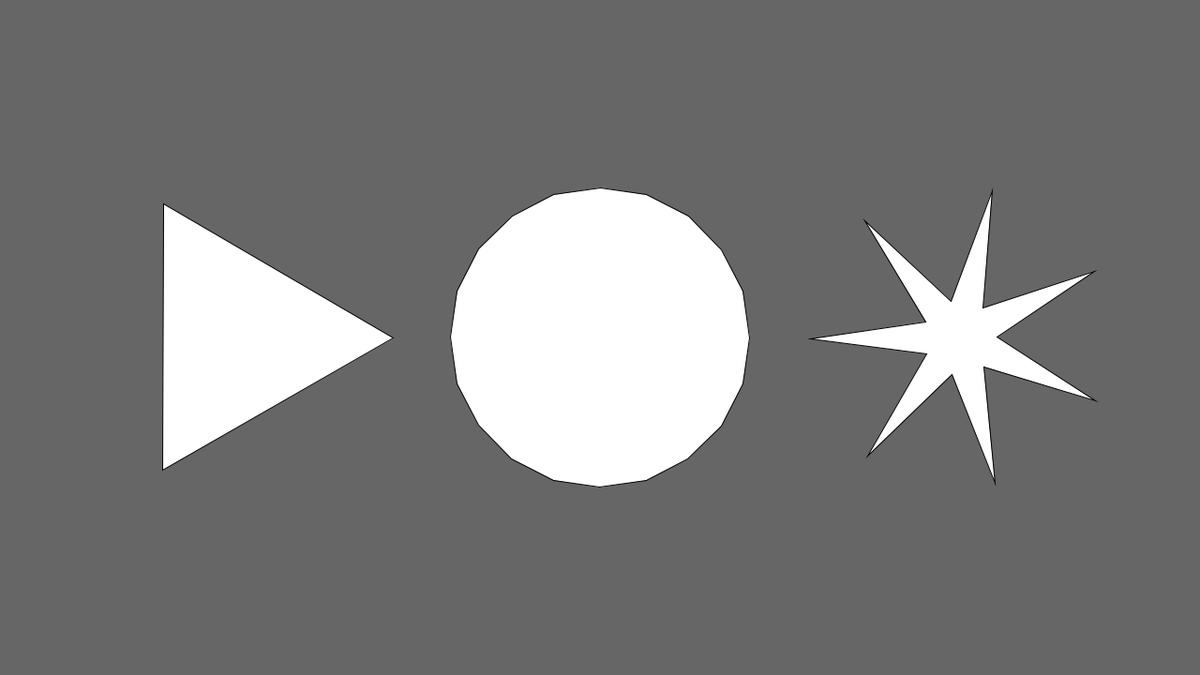
Frame 1 (no input)
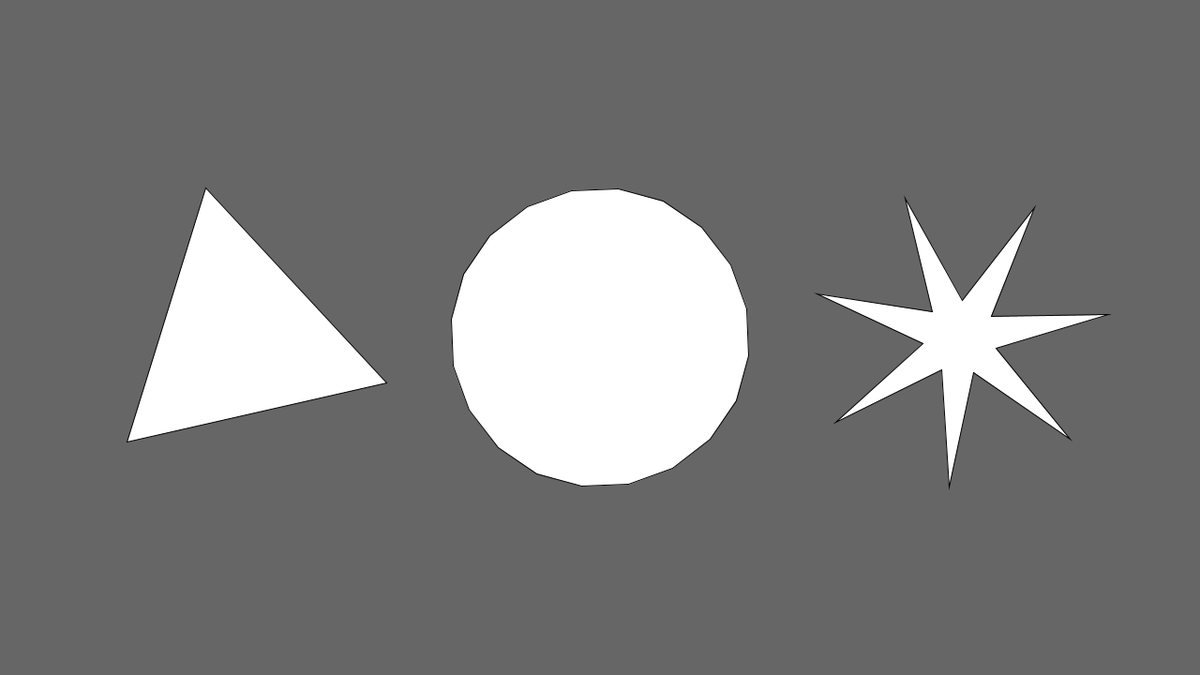
Frame 60 (the mouse pressed at the canvas centre just before this capture)
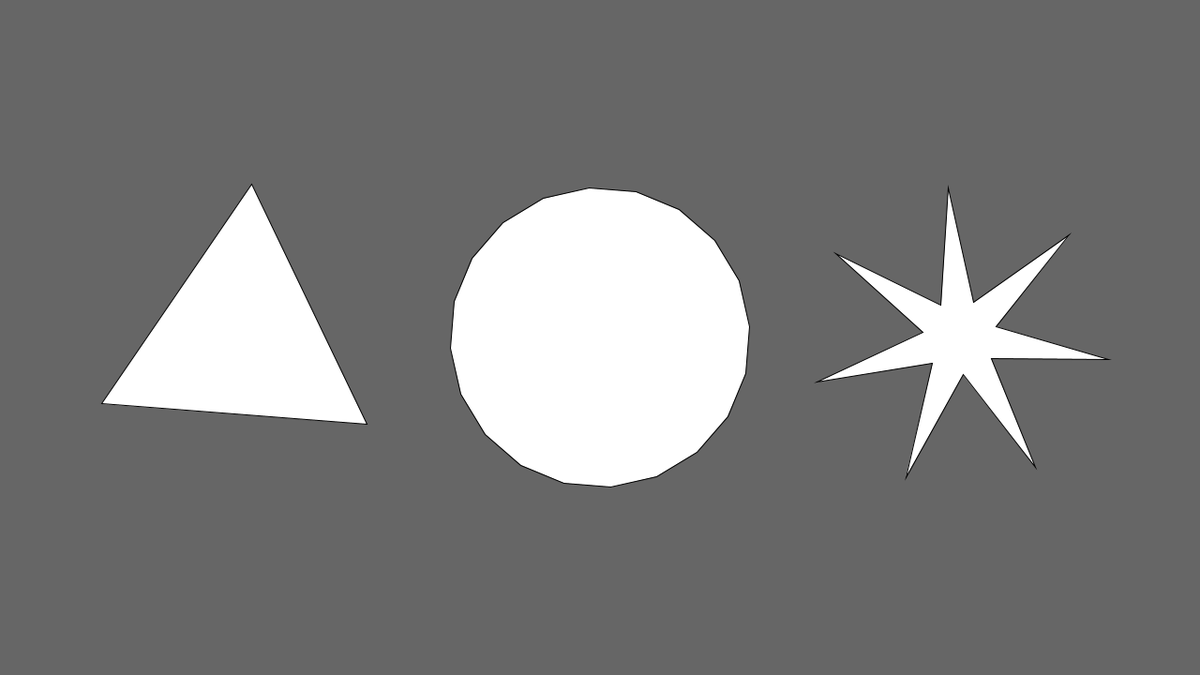
Frame 120 (the mouse held since frame 60 and released just before this capture)

The Processing sketch that drew these frames (run headless with seeded random() and noise(); from frame 60 on, the mouse is pressed at the canvas centre):

// Processing sketch: regularPolygon
// ── regularPolygon.pde
void setup() {
  size(1280, 720);
}

void draw() {
  background(102);
  
  int mult = 2;
  
  pushMatrix();
  translate(width*0.2, height*0.5);
  rotate(frameCount / 200.0);
  polygon(0, 0, 82*mult, 3);  
  popMatrix();
  
  pushMatrix();
  translate(width*0.5, height*0.5);
  rotate(frameCount / 500.0);
  polygon(0, 0, 80*mult, 20); 
  popMatrix();
  
  pushMatrix();
  translate(width*0.8, height*0.5);
  rotate(frameCount / -100.0);
  star(0, 0, 80*mult,80/mult, 7);
  popMatrix();
}

void polygon(float x, float y, float radius, int npoints) {
  float angle = TWO_PI / npoints;
  beginShape();
  for (float a = 0; a < TWO_PI; a += angle) {
    float sx = x + cos(a) * radius;
    float sy = y + sin(a) * radius;
    vertex(sx, sy);
  }
  endShape(CLOSE);
}

void star(float x, float y, float radius1, float radius2, int npoints) {
  float angle = TWO_PI / npoints;
  float halfAngle = angle/2.0;
  beginShape();
  for (float a = 0; a < TWO_PI; a += angle) {
    float sx = x + cos(a) * radius2;
    float sy = y + sin(a) * radius2;
    vertex(sx, sy);
    sx = x + cos(a+halfAngle) * radius1;
    sy = y + sin(a+halfAngle) * radius1;
    vertex(sx, sy);
  }
  endShape(CLOSE);
}
